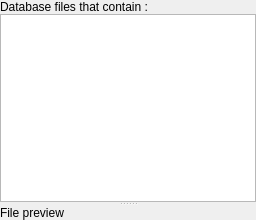
            <widget class="QWidget" name="ContentTab_2">
             <attribute name="title">
              <string>Entry dependencies</string>
             </attribute>
             <layout class="QGridLayout" name="gridLayout_25">
              <property name="leftMargin">
               <number>0</number>
              </property>
              <property name="topMargin">
               <number>0</number>
              </property>
              <property name="rightMargin">
               <number>0</number>
              </property>
              <property name="bottomMargin">
               <number>0</number>
              </property>
              <property name="spacing">
               <number>0</number>
              </property>
              <item row="0" column="0">
               <widget class="MiniSplitter" name="splitter_13">
                <property name="orientation">
                 <enum>Qt::Vertical</enum>
                </property>
                <widget class="QWidget" name="layoutWidget">
                 <layout class="QVBoxLayout" name="verticalLayout_4">
                  <property name="spacing">
                   <number>0</number>
                  </property>
                  <item>
                   <widget class="QLabel" name="CitationsLabel">
                    <property name="text">
                     <string>Database files that contain : </string>
                    </property>
                   </widget>
                  </item>
                  <item>
                   <widget class="QTableView" name="DatabaseFiles_per_BibEntry">
                    <property name="alternatingRowColors">
                     <bool>true</bool>
                    </property>
                    <property name="selectionMode">
                     <enum>QAbstractItemView::SingleSelection</enum>
                    </property>
                    <property name="selectionBehavior">
                     <enum>QAbstractItemView::SelectRows</enum>
                    </property>
                    <property name="horizontalScrollMode">
                     <enum>QAbstractItemView::ScrollPerPixel</enum>
                    </property>
                   </widget>
                  </item>
                 </layout>
                </widget>
                <widget class="QWidget" name="verticalLayoutWidget">
                 <layout class="QVBoxLayout" name="verticalLayout_5">
                  <property name="spacing">
                   <number>0</number>
                  </property>
                  <item>
                   <widget class="QLabel" name="CitationsLabel_2">
                    <property name="text">
                     <string>File preview</string>
                    </property>
                   </widget>
                  </item>
                 </layout>
                </widget>
               </widget>
              </item>
             </layout>
            </widget>
